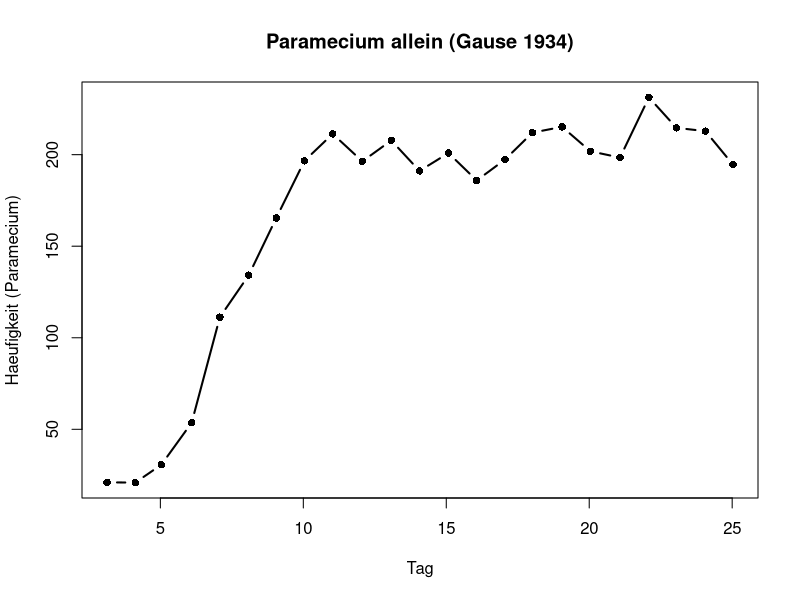
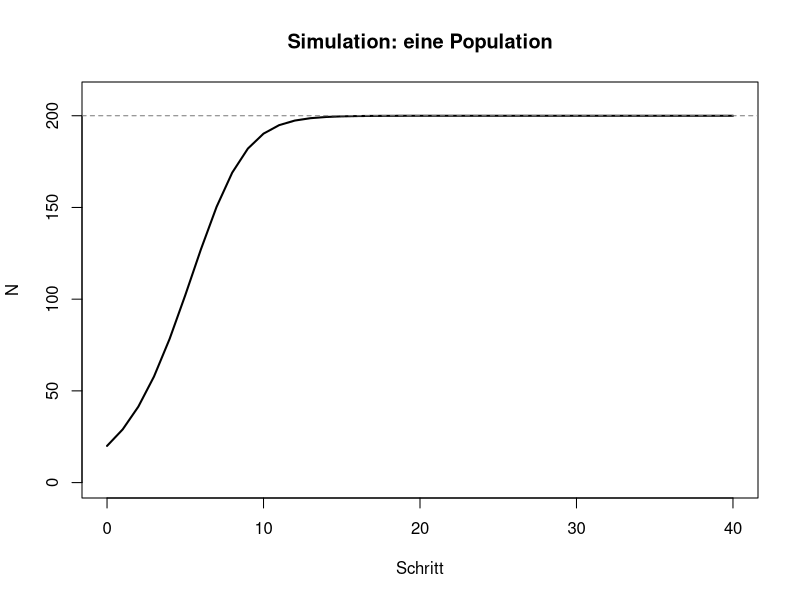
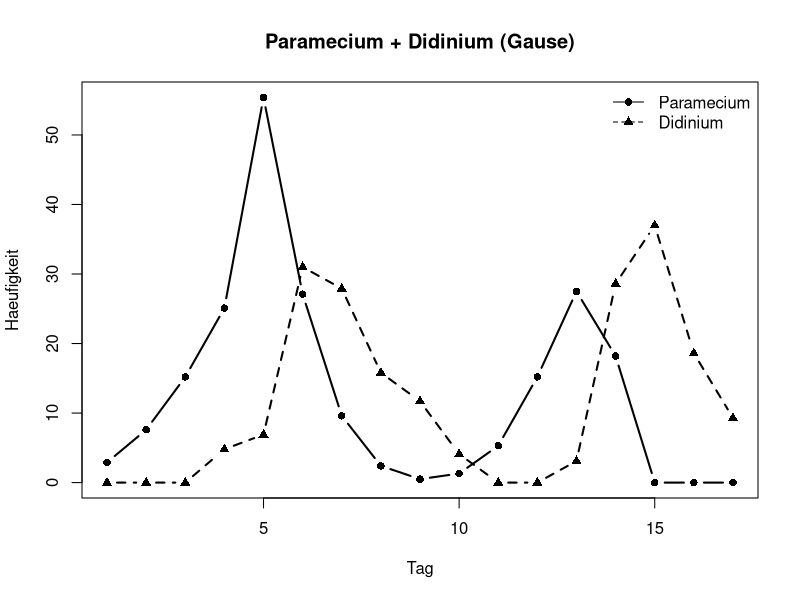
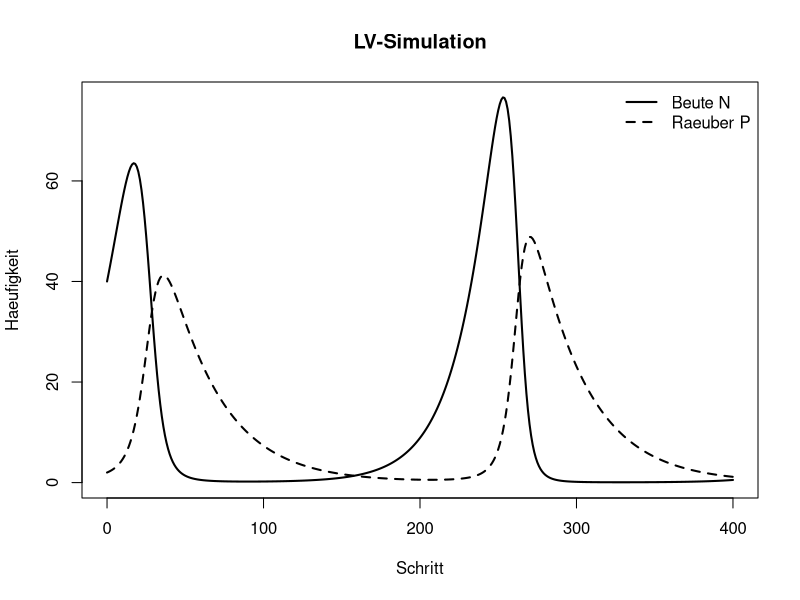
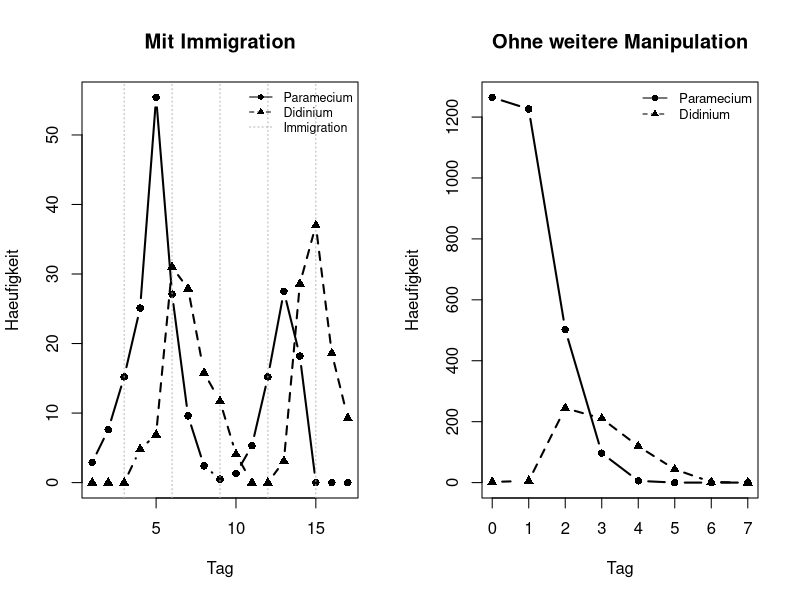

Write R code to recreate these figures, in order.
## ---- chunk 1
# Daten laten
alone <- read.csv("data/paramecium_alone.csv")

# Daten darstellen
plot(x = alone$day, # x-Achse
     y = alone$paramecium, # y-Achse
  type = "b", pch = 16, lwd = 2, # Art des Graphen - dicke Linie mit Punkten
  xlab = "Tag", ylab = "Haeufigkeit (Paramecium)", # Beschriftung der x und y Achse
  main = "Paramecium allein (Gause 1934)" # Titel
)
## ---- chunk 2
# Funktion um schrittweise die Populationsgrössen zu ermitteln 
next_N <- function(N, r, K) { # Argumente, die die Funktion braucht, um den gewünschten Schritt durchzuführen
  N + r * N * (1 - N / K)
}
## ---- chunk 3
# Ausführen der Funktion
next_N(N = 20, r = 0.5, K = 200)
## ---- chunk 4
next_N <- function(N, r, K) {
  N + r * N * (1 - N / K)
}

# Variabeln und Parameter
T <- 40
N <- numeric(T + 1)
N[1] <- 20      # F3) Anfangsgrösse — ändern!
r <- 0.5        # F2) Wachstumsrate — ändern!
K <- 200        # Deckel — bei Bedarf ändern!

# Schlaufe, die Zeitschritte wiederholt 
for (t in 1:T) {
  N[t + 1] <- next_N(N[t], r, K)
}

# Graph für die Simulationsresultate
plot(x = 0:T, 
     y = N,
  type = "l", lwd = 2, # dicke Linie
  xlab = "Schritt", ylab = "N", # Achsenbeschriftung
  main = "Simulation: eine Population", # Titel
  ylim = c(0, max(N, K) * 1.05) # Skalierung der y-Achse
)
# horizontale Linie, um Tragfähigkeit (Populationsdeckel) hervorzuheben
abline(h = K, col = "grey50", lty = 2)
## ---- chunk 5
# Daten laden
both <- read.csv("data/paramecium_with_didinium.csv")

# Daten darstellen
plot(x = both$day, 
     y = both$paramecium,
  type = "b", pch = 16, lwd = 2, # dicke Linie mit Punkten
  xlab = "Tag", ylab = "Haeufigkeit", # Achsenbeschriftung
  main = "Paramecium + Didinium (Gause)", # Titel
  ylim = range(0, both$paramecium, both$didinium) # Skalierung der y-Achse
)
# zusätzliche Linie für Didinium
lines(both$day, both$didinium, type = "b", pch = 17, lwd = 2, lty = 2)
# Legende
legend("topright", c("Paramecium", "Didinium"),
       pch = c(16, 17), lty = 1:2, bty = "n")
## ---- chunk 6
next_state <- function(N, P, r, a, b, m) {
  dN <- r * N - a * N * P
  dP <- b * a * N * P - m * P
  c(
    N = max(N + dN, 0), # ausschliessen, dass negative Werte entstehen
    P = max(P + dP, 0) # ausschliessen, dass negative Werte entstehen
  )
}
## ---- chunk 7
next_state(N = 40, P = 2, r = 0.05, a = 0.005, b = 0.5, m = 0.03)
## ---- chunk 8
T <- 400
N <- numeric(T + 1)
P <- numeric(T + 1)
N[1] <- 40 # F7) Anfangsgrösse - später ändern!
P[1] <- 2 # F7) Anfangsgrösse - später ändern!

r <- 0.05
a <- 0.005   # F6) Prädation — später ändern!
b <- 0.5
m <- 0.03

for (t in 1:T) {
  out <- next_state(N[t], P[t], r, a, b, m)
  N[t + 1] <- out["N"]
  P[t + 1] <- out["P"]
}

plot(
  0:T, N,
  type = "l", lwd = 2,
  xlab = "Schritt", ylab = "Haeufigkeit",
  main = "LV-Simulation",
  ylim = range(0, N, P)
)
lines(0:T, P, lwd = 2, lty = 2)
legend("topright", c("Beute N", "Raeuber P"), lty = 1:2, lwd = 2, bty = "n")
## ---- chunk 9
both <- read.csv("data/paramecium_with_didinium.csv")
both_ex <- read.csv("data/paramecium_didinium_extinction.csv")

par(mfrow = c(1, 2))

plot(
  both$day, both$paramecium,
  type = "b", pch = 16, lwd = 2,
  xlab = "Tag", ylab = "Haeufigkeit",
  main = "Mit Immigration",
  ylim = range(0, both$paramecium, both$didinium)
)
abline(v = both$day[both$immigration == "y"], col = "grey70", lty = 3)
lines(both$day, both$didinium, type = "b", pch = 17, lwd = 2, lty = 2)
legend("topright", c("Paramecium", "Didinium", "Immigration"),
       pch = c(16, 17, NA), lty = c(1, 2, 3),
       col = c("black", "black", "grey70"), bty = "n", cex = 0.75)

plot(
  both_ex$day, both_ex$paramecium,
  type = "b", pch = 16, lwd = 2,
  xlab = "Tag", ylab = "Haeufigkeit",
  main = "Ohne weitere Manipulation",
  ylim = range(0, both_ex$paramecium, both_ex$didinium, na.rm = TRUE)
)
lines(both_ex$day, both_ex$didinium, type = "b", pch = 17, lwd = 2, lty = 2)
legend("topright", c("Paramecium", "Didinium"),
       pch = c(16, 17), lty = 1:2, bty = "n", cex = 0.8)
